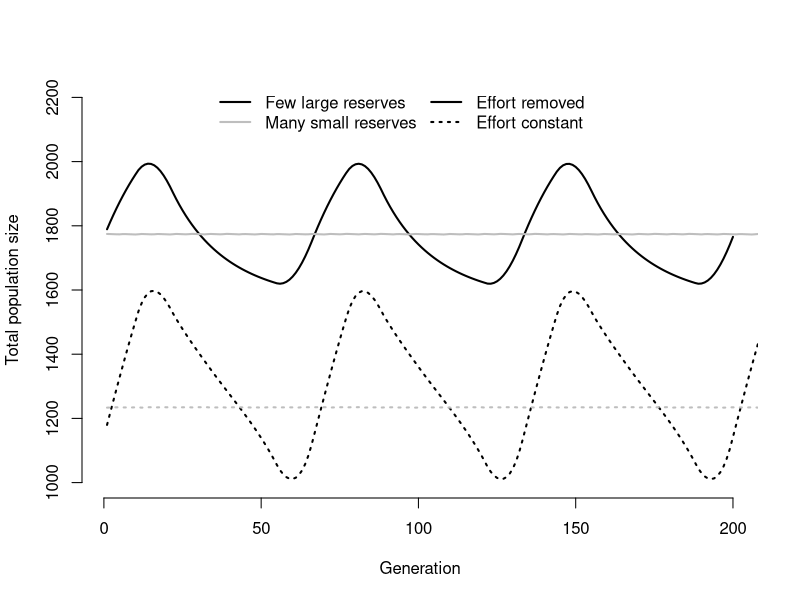

Write R code to recreate this figure. (Note: this script raises an error after producing the figure.)
setwd("/Users/efuller/Documents/Projects/Moving_fish/MovingFish/Simluations/Aspatial_fast/Data/fluctuations")

pcNA <- read.csv("popconsnoThreshNA.csv")
pcEf <- read.csv("popconsnoThreshyes.csv")
pfNA <- read.csv("popfishnoThreshNA.csv")
pfEf <- read.csv("popfishnoThreshyes.csv")
pn <- read.csv("popnullnoThreshNA.csv")

png(file="compare_flucts.png", height=6,width=6,units="in",res=300)
plot(pcNA[1:200,], type='l',ylim=c(1000,2200),lwd=2,bty="n",xlab="Generation", ylab="Total population size")
lines(pcEf,type='l',col="black",lwd=2,lty=9)

lines(pfNA,lty=1,lwd=2, col ="grey")
lines(pfEf, lty=9,lwd=2, col = "grey")

legend("top",legend=c("Few large reserves", "Many small reserves","Effort removed","Effort constant"),lwd=2, lty=c(1,1,1,9), col=c("black","grey","black","black"),ncol=2,bty="n")
dev.off()


####### plotting on same scale - ignore. 

lines(pn, col="blue")

plot(pn, type='l')

# anomalies 

p1a <- pcNA$x - mean(pcNA$x)
p2a <- pcEf$x - mean(pcEf$x)
plot(p2a, type='l')
lines(p1a,col="red")
p3a <- pfNA$x - mean(pfNA$x)
p4a <- pfEf$x - mean(pfEf$x)
plot(p3a, type='l')
lines(p4a, col="orange")